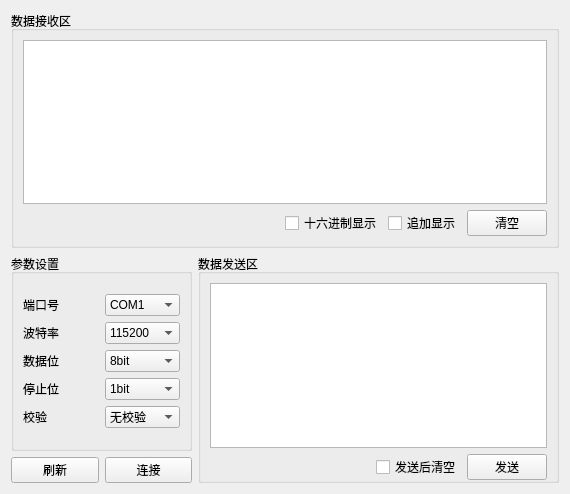
<?xml version="1.0" encoding="UTF-8"?>
<ui version="4.0">
 <class>MainWidget</class>
 <widget class="QWidget" name="MainWidget">
  <property name="geometry">
   <rect>
    <x>0</x>
    <y>0</y>
    <width>570</width>
    <height>494</height>
   </rect>
  </property>
  <property name="windowTitle">
   <string>串口调试助手</string>
  </property>
  <layout class="QGridLayout" name="gridLayout_3">
   <item row="0" column="0">
    <widget class="QGroupBox" name="groupBox_dataRecv">
     <property name="title">
      <string>数据接收区</string>
     </property>
     <layout class="QGridLayout" name="gridLayout">
      <item row="0" column="0">
       <widget class="QTextBrowser" name="textBrowser_dataRecv"/>
      </item>
      <item row="1" column="0">
       <layout class="QHBoxLayout" name="horizontalLayout_8">
        <item>
         <spacer name="horizontalSpacer">
          <property name="orientation">
           <enum>Qt::Horizontal</enum>
          </property>
          <property name="sizeHint" stdset="0">
           <size>
            <width>40</width>
            <height>20</height>
           </size>
          </property>
         </spacer>
        </item>
        <item>
         <widget class="QCheckBox" name="checkBox_showHex">
          <property name="text">
           <string>十六进制显示</string>
          </property>
         </widget>
        </item>
        <item>
         <widget class="QCheckBox" name="checkBox_showAppend">
          <property name="text">
           <string>追加显示</string>
          </property>
         </widget>
        </item>
        <item>
         <widget class="QPushButton" name="pushButton_clearRecv">
          <property name="text">
           <string>清空</string>
          </property>
         </widget>
        </item>
       </layout>
      </item>
     </layout>
    </widget>
   </item>
   <item row="3" column="0">
    <layout class="QHBoxLayout" name="horizontalLayout_6" stretch="1,2">
     <item>
      <layout class="QVBoxLayout" name="verticalLayout" stretch="1,0">
       <item>
        <widget class="QGroupBox" name="groupBox_param">
         <property name="title">
          <string>参数设置</string>
         </property>
         <layout class="QGridLayout" name="gridLayout_2">
          <item row="0" column="0">
           <layout class="QGridLayout" name="gridLayout_4">
            <item row="0" column="0">
             <layout class="QHBoxLayout" name="horizontalLayout_2">
              <item>
               <widget class="QLabel" name="label_port">
                <property name="text">
                 <string>端口号</string>
                </property>
               </widget>
              </item>
              <item>
               <widget class="QComboBox" name="comboBox_port">
                <item>
                 <property name="text">
                  <string>COM1</string>
                 </property>
                </item>
                <item>
                 <property name="text">
                  <string>COM2</string>
                 </property>
                </item>
                <item>
                 <property name="text">
                  <string>COM3</string>
                 </property>
                </item>
                <item>
                 <property name="text">
                  <string>COM4</string>
                 </property>
                </item>
                <item>
                 <property name="text">
                  <string>COM5</string>
                 </property>
                </item>
               </widget>
              </item>
             </layout>
            </item>
            <item row="3" column="0">
             <layout class="QHBoxLayout" name="horizontalLayout_4">
              <item>
               <widget class="QLabel" name="label_stopBits">
                <property name="text">
                 <string>停止位</string>
                </property>
               </widget>
              </item>
              <item>
               <widget class="QComboBox" name="comboBox_stopBits">
                <item>
                 <property name="text">
                  <string>1bit</string>
                 </property>
                </item>
                <item>
                 <property name="text">
                  <string>1.5bit</string>
                 </property>
                </item>
                <item>
                 <property name="text">
                  <string>2bit</string>
                 </property>
                </item>
               </widget>
              </item>
             </layout>
            </item>
            <item row="2" column="0">
             <layout class="QHBoxLayout" name="horizontalLayout_3">
              <item>
               <widget class="QLabel" name="label_dataBits">
                <property name="text">
                 <string>数据位</string>
                </property>
               </widget>
              </item>
              <item>
               <widget class="QComboBox" name="comboBox_dataBits">
                <property name="currentIndex">
                 <number>3</number>
                </property>
                <item>
                 <property name="text">
                  <string>5bit</string>
                 </property>
                </item>
                <item>
                 <property name="text">
                  <string>6bit</string>
                 </property>
                </item>
                <item>
                 <property name="text">
                  <string>7bit</string>
                 </property>
                </item>
                <item>
                 <property name="text">
                  <string>8bit</string>
                 </property>
                </item>
               </widget>
              </item>
             </layout>
            </item>
            <item row="4" column="0">
             <layout class="QHBoxLayout" name="horizontalLayout_5">
              <item>
               <widget class="QLabel" name="label_parity">
                <property name="text">
                 <string>校验</string>
                </property>
               </widget>
              </item>
              <item>
               <widget class="QComboBox" name="comboBox_parity">
                <item>
                 <property name="text">
                  <string>无校验</string>
                 </property>
                </item>
                <item>
                 <property name="text">
                  <string>奇校验</string>
                 </property>
                </item>
                <item>
                 <property name="text">
                  <string>偶校验</string>
                 </property>
                </item>
               </widget>
              </item>
             </layout>
            </item>
            <item row="1" column="0">
             <layout class="QHBoxLayout" name="horizontalLayout">
              <item>
               <widget class="QLabel" name="label_baudRate">
                <property name="text">
                 <string>波特率</string>
                </property>
               </widget>
              </item>
              <item>
               <widget class="QComboBox" name="comboBox_baudRate">
                <property name="currentIndex">
                 <number>7</number>
                </property>
                <item>
                 <property name="text">
                  <string>1200</string>
                 </property>
                </item>
                <item>
                 <property name="text">
                  <string>2400</string>
                 </property>
                </item>
                <item>
                 <property name="text">
                  <string>4800</string>
                 </property>
                </item>
                <item>
                 <property name="text">
                  <string>9600</string>
                 </property>
                </item>
                <item>
                 <property name="text">
                  <string>19200</string>
                 </property>
                </item>
                <item>
                 <property name="text">
                  <string>38400</string>
                 </property>
                </item>
                <item>
                 <property name="text">
                  <string>57600</string>
                 </property>
                </item>
                <item>
                 <property name="text">
                  <string>115200</string>
                 </property>
                </item>
               </widget>
              </item>
             </layout>
            </item>
           </layout>
          </item>
         </layout>
        </widget>
       </item>
       <item>
        <layout class="QHBoxLayout" name="horizontalLayout_7">
         <item>
          <widget class="QPushButton" name="pushButton_refresh">
           <property name="text">
            <string>刷新</string>
           </property>
          </widget>
         </item>
         <item>
          <widget class="QPushButton" name="pushButton_connect">
           <property name="text">
            <string>连接</string>
           </property>
          </widget>
         </item>
        </layout>
       </item>
      </layout>
     </item>
     <item>
      <widget class="QGroupBox" name="groupBox_dataSend">
       <property name="title">
        <string>数据发送区</string>
       </property>
       <property name="flat">
        <bool>true</bool>
       </property>
       <layout class="QGridLayout" name="gridLayout_5">
        <property name="bottomMargin">
         <number>0</number>
        </property>
        <item row="0" column="0">
         <widget class="QPlainTextEdit" name="plainTextEdit_dataSend"/>
        </item>
        <item row="1" column="0">
         <layout class="QHBoxLayout" name="horizontalLayout_9">
          <item>
           <spacer name="horizontalSpacer_2">
            <property name="orientation">
             <enum>Qt::Horizontal</enum>
            </property>
            <property name="sizeHint" stdset="0">
             <size>
              <width>40</width>
              <height>20</height>
             </size>
            </property>
           </spacer>
          </item>
          <item>
           <widget class="QCheckBox" name="checkBox_clearSend">
            <property name="text">
             <string>发送后清空</string>
            </property>
           </widget>
          </item>
          <item>
           <widget class="QPushButton" name="pushButton_dataSend">
            <property name="text">
             <string>发送</string>
            </property>
           </widget>
          </item>
         </layout>
        </item>
       </layout>
      </widget>
     </item>
    </layout>
   </item>
  </layout>
 </widget>
 <resources/>
 <connections/>
</ui>
